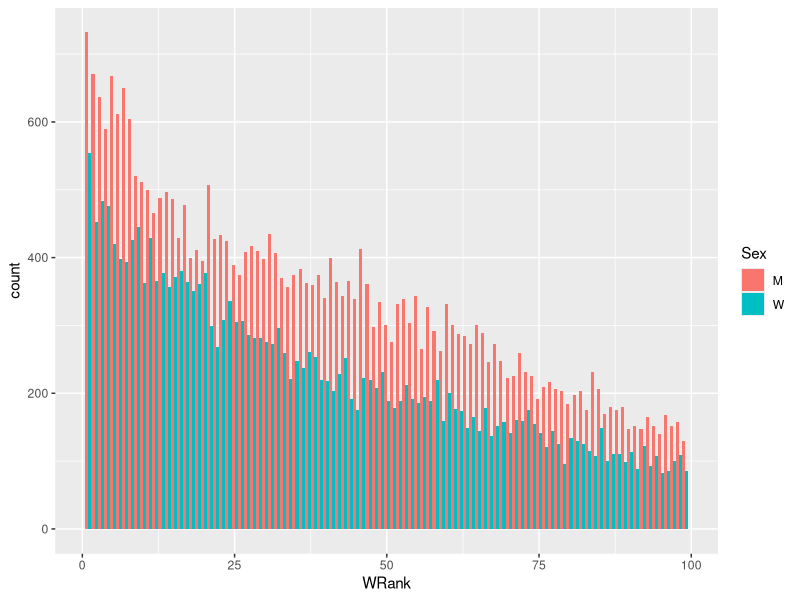
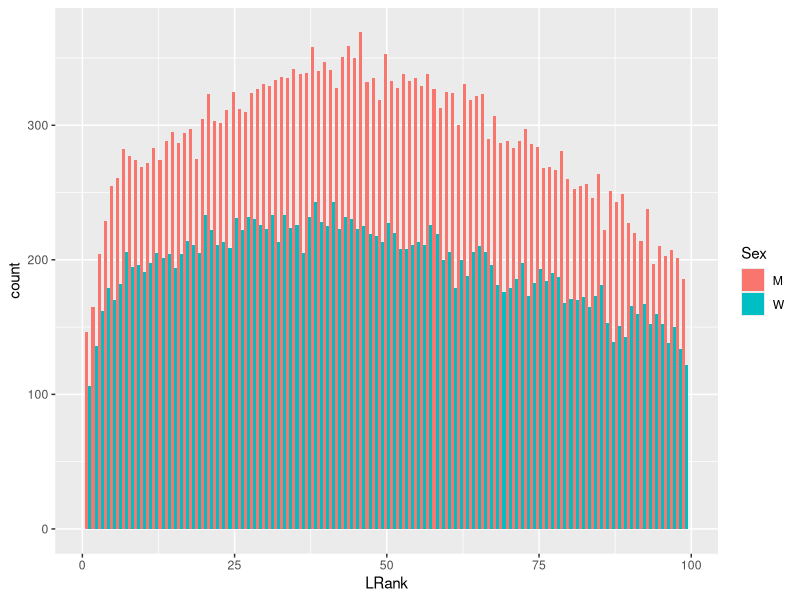
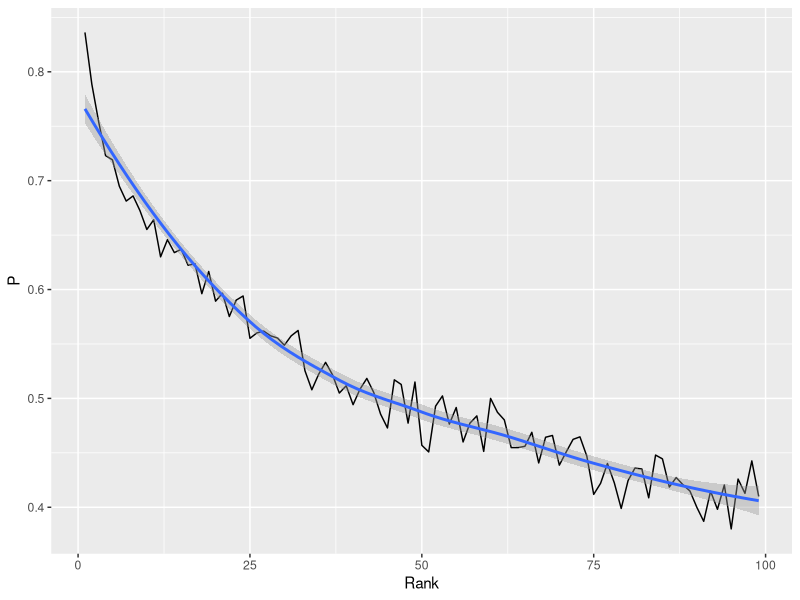
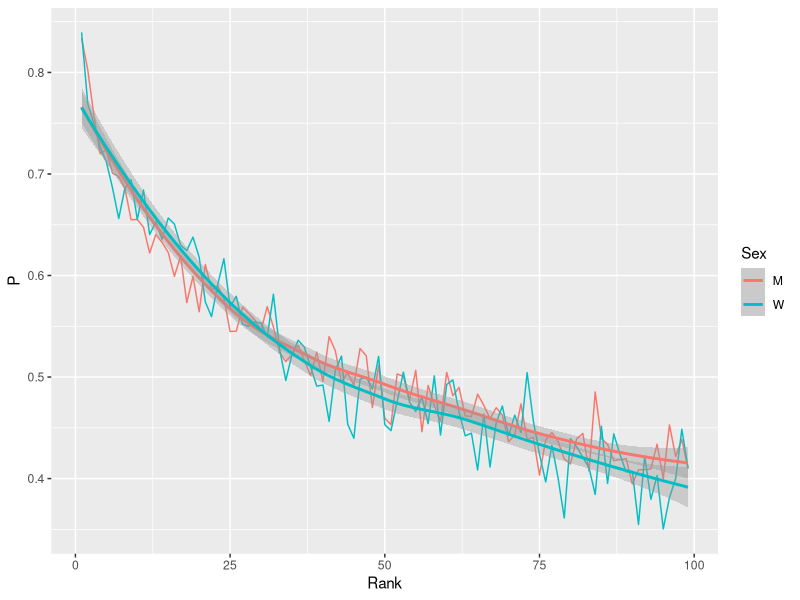
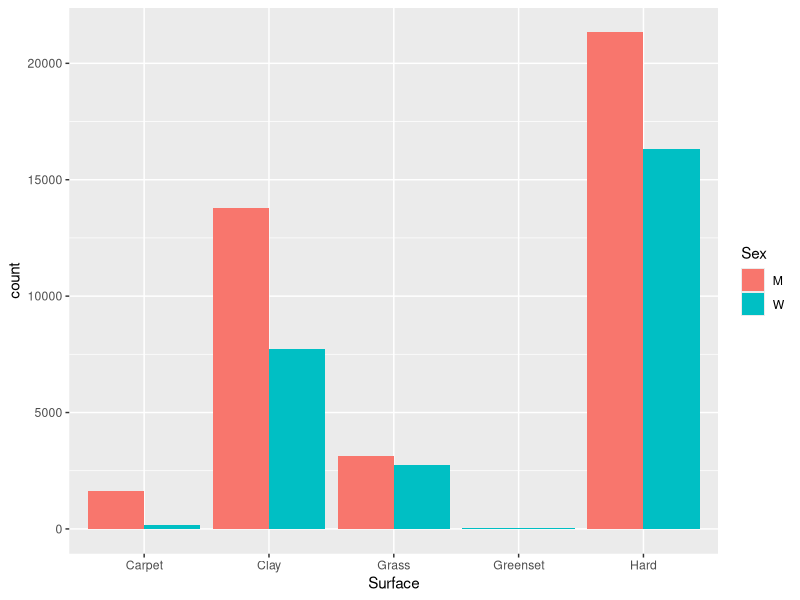
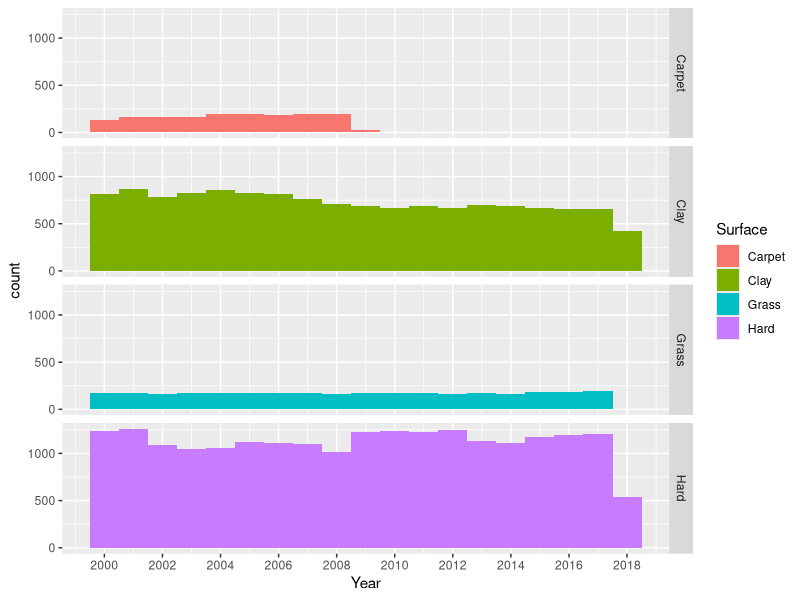
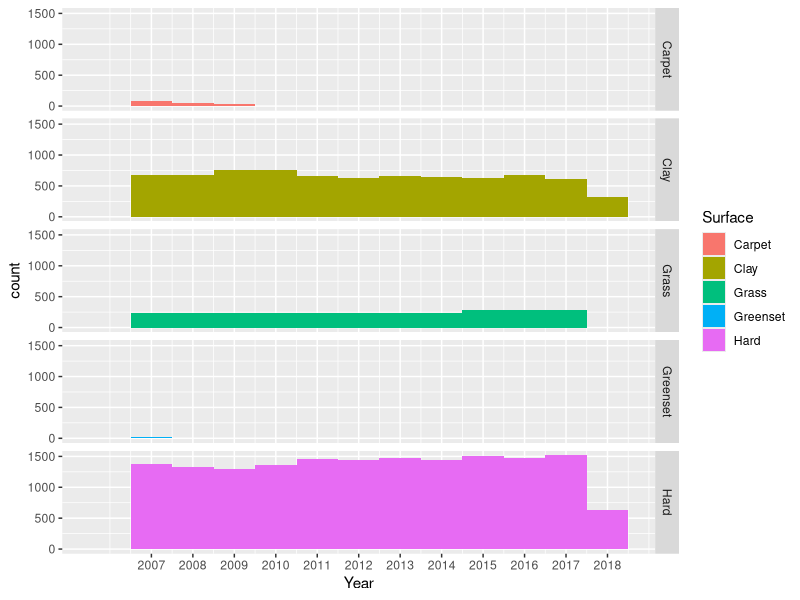
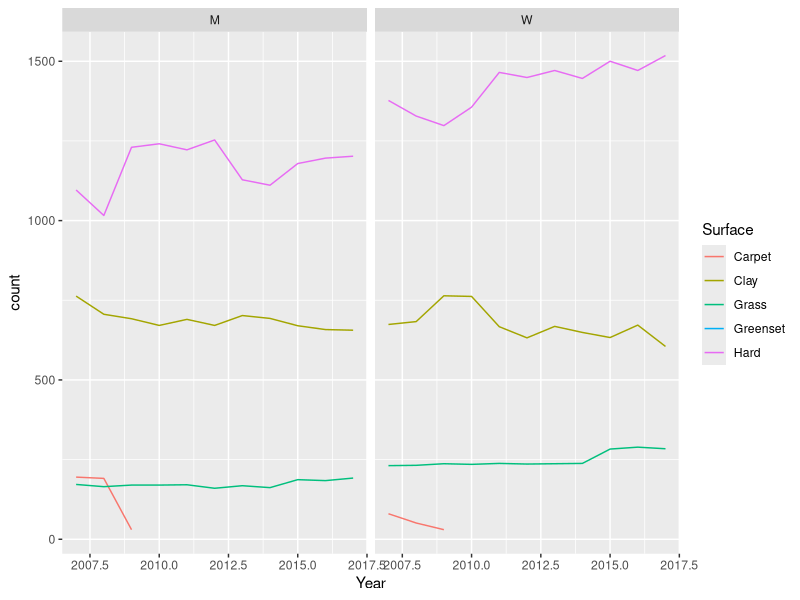

Generate these figures, in order, with R:
## ---- chunk 1
library(dplyr,quietly=TRUE, warn.conflicts = FALSE)
library(data.table,quietly=TRUE, warn.conflicts = FALSE)
library(reshape2,quietly=TRUE, warn.conflicts = FALSE)
library(tidyr,quietly=TRUE, warn.conflicts = FALSE)
library(lubridate,quietly=TRUE, warn.conflicts = FALSE)
library(ggplot2,quietly=TRUE, warn.conflicts = FALSE)
library(readr,quietly=TRUE, warn.conflicts = FALSE)
library(tibble,quietly=TRUE, warn.conflicts = FALSE)
library(magrittr,quietly=TRUE, warn.conflicts = FALSE)
library(stringr,quietly=TRUE, warn.conflicts = FALSE)
library(forcats,quietly=TRUE, warn.conflicts = FALSE)
## ---- chunk 2
setwd("C:/Users/ABEL/Desktop/BigData/ExCourse/03-Data_Visualization/proyecto/data")

data <- read_csv("./data/results/allTennisMatch_20180515.csv", 
                 col_types = list(
                        Year=col_integer(),
                        WRank=col_integer(),
                        LRank=col_integer(),
                        Surface=col_character(),
                        Sex=col_character()))

## ---- chunk 3
#╔data$SexF <-   factor(data$Sex)
#data$SurfaceF <- factor(data$Surface)

#data$WRankF <- factor(data$WRank)
#data$WRankFG <- fct_lump(data$WRankF, n  = 100)

#data %<>% select(-WRank, -WRankF)
#data %<>% select(-Sex, -SurfaceF)

#colnames(data) <- c("Surface", "Year", "Sex", "WRank")
## ---- chunk 4

#total <- data %>% select (-Year, -Surface) %>% table() %>% data.frame()# %>% ftable()
## ---- chunk 5
data %>% filter(WRank < 100) %>%
        ggplot(aes(WRank, fill =  Sex )) + 
        geom_histogram(binwidth = 1, position = "dodge") 
data %>% filter(LRank < 100) %>%
        ggplot(aes(LRank, fill = Sex )) + 
        geom_histogram(binwidth = 1, position = "dodge") 
## ---- chunk 6
table(data$Sex)
table(data$Surface)
## ---- chunk 7
win_by_rank <- data %>% group_by(WRank) %>% summarise(W = n()) 
colnames(win_by_rank) = c("Rank", "W")
head(win_by_rank)
lost_by_rank <- data %>% group_by(LRank) %>% summarise(L = n())  
colnames(lost_by_rank) = c("Rank", "L")
head(lost_by_rank)
by_rank = inner_join(win_by_rank, lost_by_rank, by = "Rank")

by_rank %<>%  mutate(T = L+W, P = W/T) %>% filter (T > 100)
head(by_rank)

by_rank %>% 
        filter (Rank < 100) %>% 
        ggplot(aes(Rank, P)) + geom_line() + geom_smooth()

## ---- chunk 8
win_by_rank_sex <- data %>% group_by(WRank, Sex) %>% summarise(W = n()) %>% ungroup()
colnames(win_by_rank_sex) = c("Rank","Sex", "W")
head(win_by_rank_sex)
lost_by_rank_sex <- data %>% group_by(LRank, Sex) %>% summarise(L = n())  %>% ungroup()
colnames(lost_by_rank_sex) = c("Rank", "Sex", "L")
head(lost_by_rank_sex)
by_rank_sex <- inner_join(win_by_rank_sex, lost_by_rank_sex, by = c("Rank", "Sex"))
head(by_rank_sex)
by_rank_sex %<>%  mutate(T = L+W, P = W/T) #%>% filter (T > 100)
#head(by_rank)

by_rank_sex %>% 
        filter (Rank < 100) %>% 
        ggplot(aes(Rank, P, color = Sex)) + geom_line() + geom_smooth()

## ---- chunk 9
by_rank_sex %>% select (-W, -L, -T) %>% spread(key = "Sex", value = "P") %>% write_csv("./probabilit_win_by_rank_sex.csv")
by_rank_sex %>% select (-W, -L, -T) %>%  write_csv("./probability_win_by_rank_sex_v2.csv")
## ---- chunk 10
data %>%
        ggplot(aes(x = Surface, fill = Sex)) + geom_histogram(stat = "count", position = "dodge") 

## ---- chunk 11
data %>% filter(Sex == "M") %>%
        ggplot(aes(x = Year, y=..count.., fill = Surface)) + geom_histogram(binwidth = 1) + facet_grid(Surface~.) + 
        scale_x_continuous(breaks=c(2000,2002,2004,2006,2008,2010,2012,2014,2016,2018))
data %>% filter(Sex == "W") %>%
        ggplot(aes(x = Year, y=..count.., fill = Surface)) + geom_histogram(binwidth = 1) + facet_grid(Surface~.)  + 
        scale_x_continuous(breaks=c(2007,2008,2009,2010,2011,2012,2013,2014,2015,2016,2017,2018))
## ---- chunk 12
surfaces <- data %>% select(Sex, Year, Surface) %>% group_by(Sex,  Surface, Year) %>% summarise(count = n()) %>% ungroup() %>% 
        spread(key = Surface, value = "count", fill = 0 ) 
head(surfaces, 20)
write_csv(surfaces, "./matches_by_surface_and_sex.csv")

## ---- chunk 13
data %>% select(Sex, Year, Surface) %>% group_by(Sex,  Surface, Year) %>% summarise(count = n()) %>% ungroup() %>% filter(Year < 2018, Year > 2006) %>%
        ggplot(aes(Year, count, color = Surface)) +
        geom_line() +
        facet_grid(.~Sex) 
